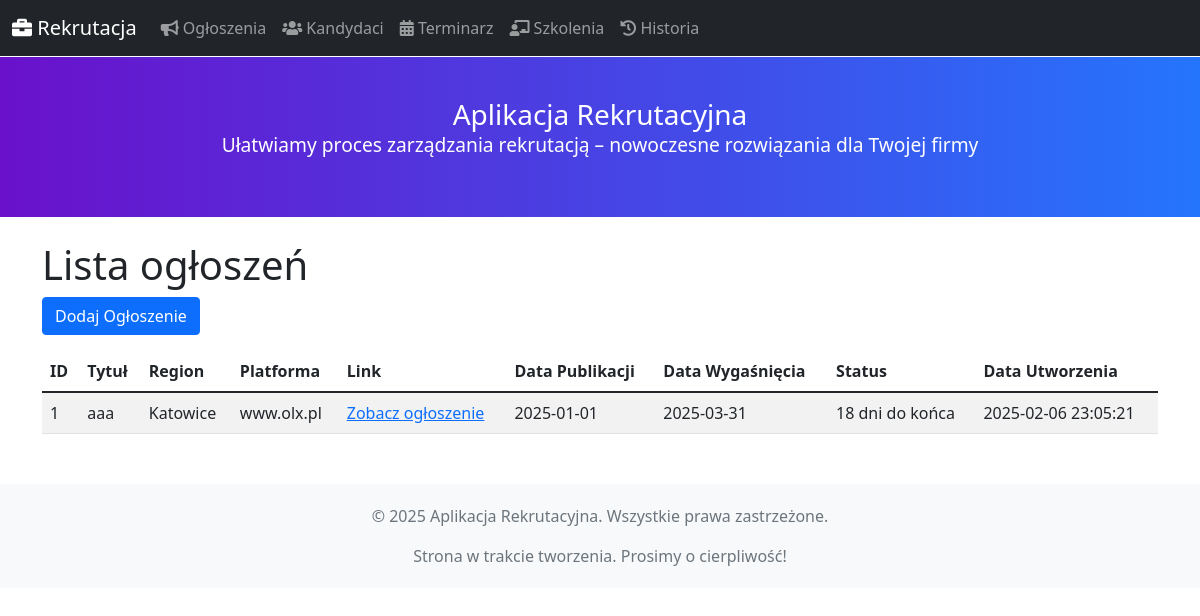
Before: /ogloszenia/ with the older database file.
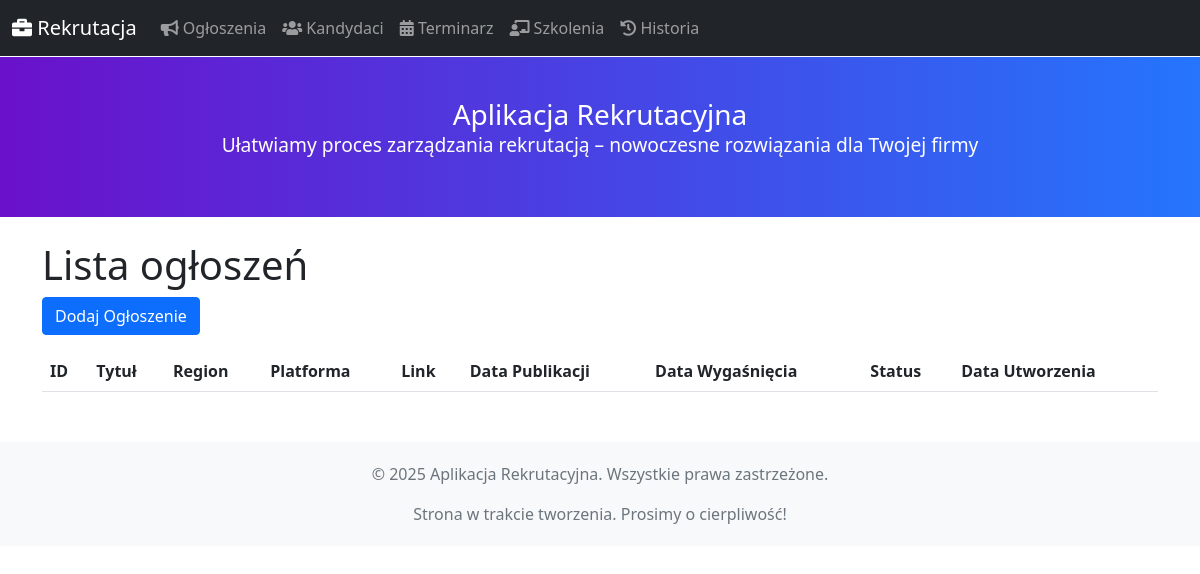
After: the same page with the newer database file.
### blueprints/models.py (models this page shows)
class Ogłoszenie(db.Model):
    id = db.Column(db.Integer, primary_key=True)
    tytul = db.Column(db.String(255), nullable=False)
    opis = db.Column(db.Text, nullable=False)
    platforma = db.Column(db.String(255), nullable=False)
    link = db.Column(db.String(255), nullable=False)
    data_publikacji = db.Column(db.Date, nullable=False)
    data_wygasniecia = db.Column(db.Date, nullable=False)
    data_utworzenia = db.Column(db.DateTime, default=datetime.utcnow)  # NOWE: data utworzenia wpisu
    @property
    def status(self) -> str:
        if self.data_wygasniecia:
            days_remaining = (self.data_wygasniecia - datetime.utcnow().date()).days
            return f"{days_remaining} dni do końca" if days_remaining >= 0 else "Wygasło"
        return "Brak daty wygaśnięcia"

### blueprints/ogloszenia.py (the view)
@ogloszenia_bp.route("/")
def lista_ogloszen() -> str:
    ogloszenia = Ogłoszenie.query.all()
    return render_template("lista.html", ogloszenia=ogloszenia)

### app.py (called while the page is built)
@app.context_processor
def inject_now():
    return {'now': datetime.utcnow}

### templates/lista.html (shortened to what this page needs)
{% extends "base.html" %}
{% block content %}
<h1>Lista ogłoszeń</h1>
<a href="{{ url_for('ogloszenia_bp.dodaj_ogloszenie') }}" class="btn btn-primary mb-3">Dodaj Ogłoszenie</a>
<table class="table table-striped">
    <thead>
        <tr>
            <th>ID</th>
            <th>Tytuł</th>
            <th>Region</th>
            <th>Platforma</th>
            <th>Link</th>
            <th>Data Publikacji</th>
            <th>Data Wygaśnięcia</th>
            <th>Status</th>
            <th>Data Utworzenia</th>
        </tr>
    </thead>
    <tbody>
        {% for ogloszenie in ogloszenia %}
        <tr>
            <td>{{ ogloszenie.id }}</td>
            <td>{{ ogloszenie.tytul }}</td>
            <td>{{ ogloszenie.opis }}</td>
            <td>{{ ogloszenie.platforma }}</td>
            <td><a href="{{ ogloszenie.link }}" target="_blank">Zobacz ogłoszenie</a></td>
            <td>{{ ogloszenie.data_publikacji }}</td>
            <td>{{ ogloszenie.data_wygasniecia }}</td>
            <td>{{ ogloszenie.status }}</td>
            <td>{{ ogloszenie.data_utworzenia }}</td>
        </tr>
        {% endfor %}
    </tbody>
</table>
{% endblock %}

Changed rows visible on the page:
removed Ogłoszenie: id "1", tytul "aaa", opis "Katowice", platforma "www.olx.pl", data_publikacji "2025-01-01", data_wygasniecia "2025-03-31", status "18 dni do końca", data_utworzenia "2025-02-06 23:05:21"
